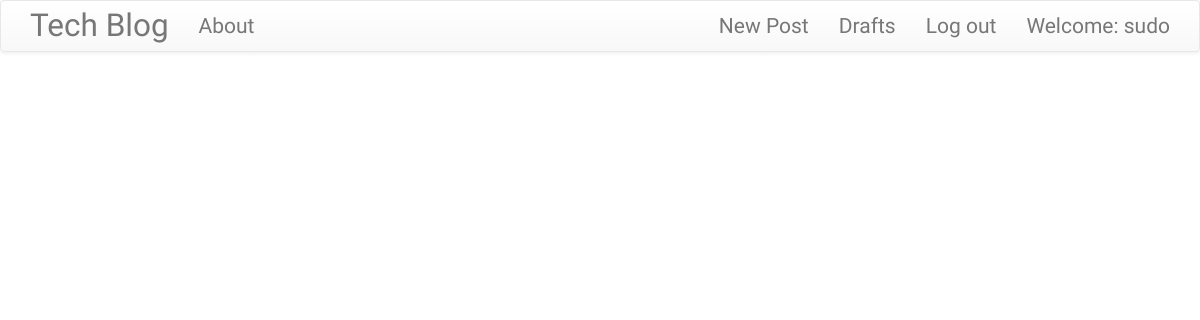
The app's page / (signed in), older data.
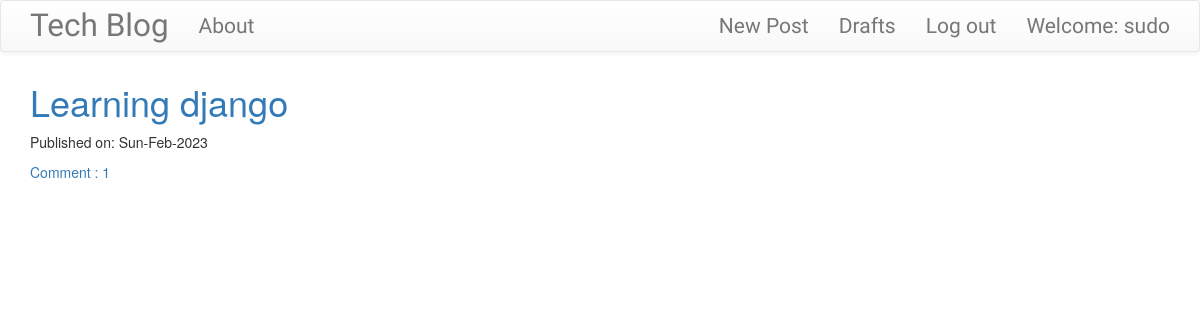
The same page, newer data.
### blog/models.py (models this page shows, shortened)
class Post(models.Model):
    author = models.ForeignKey('auth.User')
    title = models.CharField(max_length=200)
    text = models.TextField()
    create_date = models.DateTimeField(default=timezone.now)
    published_date = models.DateTimeField(blank = True, null=True)
    def approve_comments (self):
        return self.comments.filter(approved_comment=True)

### blog/views.py (the view)
# urls.py: url(r'^$', views.PostListView.as_view(), name='post_list'),
class PostListView(ListView):
    model = Post
    def get_queryset(self):
        return Post.objects.filter(published_date__lte=timezone.now()).order_by('-published_date')

### blog/templates/blog/post_list.html
{% extends 'blog/base.html' %}
{% block content %}
    <div class="centerstage">
        {% for post in post_list %}
        <div class="post">
            <h1><a href="{% url 'post_detail' pk=post.pk%}">{{ post.title }}</a></h1>
        </div>
            <div class="date">
                <p>Published on: {{ post.published_date|date:"D-M-Y"}}</p>
            </div>
            <a href="{% url 'post_detail' pk=post.pk %}"> Comment : {{ post.approve_comments.count }}</a>
        {% endfor %}
    </div>
{% endblock %}

### blog/templates/blog/base.html (shortened to what this page needs)
<!DOCTYPE html>
{% load staticfiles %}
<html>
    <head>
        <link rel="stylesheet" href="https://maxcdn.bootstrapcdn.com/bootstrap/3.3.7/css/bootstrap.min.css">
        <link rel="stylesheet" href="https://maxcdn.bootstrapcdn.com/bootstrap/3.3.7/css/bootstrap-theme.min.css">
        <link rel="stylesheet" href="//cdn.jsdelivr.net/medium-editor/latest/css/medium-editor.min.css" type="text/css" media="screen" charset="utf-8">
        <link rel="stylesheet" href="{% static 'css/blog.css' %}">
<body class='loader'>
  <nav class="navbar navbar-default techfont custom-navbar">
    <div class="container">
      <ul class="nav navbar-nav">
        <li><a class='navbar-brand bigbrand' href="{% url 'post_list' %}">Tech Blog</a></li>
        <li><a href="{% url 'about'%}">About</a></li>
      </ul>
      <ul class="nav navbar-nav navbar-right">
        {% if user.is_authenticated %}
        <li>
          <a href="{% url 'post_new' %}" >New Post</a>
        </li>
        <li>
          <a href="{% url 'post_draft_list' %}">Drafts</a>
        </li>
        <li>
          <a href="{% url 'logout' %}" >Log out</a>
        </li>
        <li>
          <a >Welcome: {{ user.username }}</a>
        </li>
          {% else %}
          <li><a class='nav navbar-right' href="{% url 'login' %}" ><span class="glyphicon glyphicon-user"></span></a></li>
        {% endif %}
      </ul>
  </div>
</nav>
        <div class="content container">
            <div class="row">
                <div class="col-md-8">
                  <div class="blog_posts">
                    {% block content %}
                    {% endblock %}
                  </div>
                </div>
            </div>
        </div>
</body>
</html>

### blog/static/css/blog.css (style rules this page uses)
.techfont { font-family: 'Russo One', sans-serif; font-size: 1.5em; margin-bottom: 10px; }
.centerstage { margin-left: auto; margin-right: auto; }
.bigbrand { font-size: 1.5em; }
.loader { filter:hue-rotate(0deg); color: linear-gradient(45deg,#0f8,#08f); animation:hue 5000ms infinite linear; }

Row changes from the older to the newer data that the page shows:
added Post: title "Learning django", published_date "Sun-Feb-2023", approve_comments.count "1"
